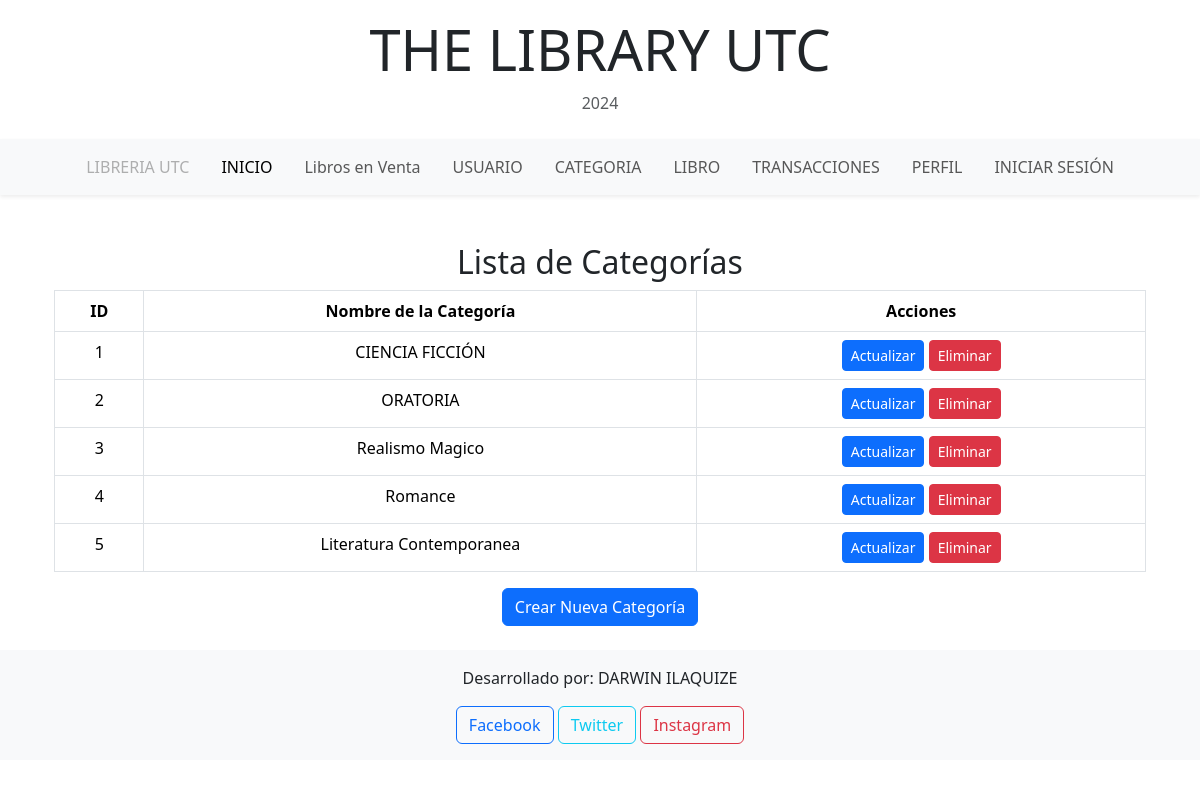
The page /Categoria/listarCategoria/ on the database its author committed.
### Aplicaciones/libros/models.py (models this page shows, shortened)
class Categoria(models.Model):
    nombre = models.CharField(max_length=50)

### Aplicaciones/libros/views.py (the view)
# urls.py: path('Categoria/listarCategoria/', views.listarCategoria, name='listarCategoria'),
def listarCategoria(request):
    categorias = Categoria.objects.all()
    return render(request, 'Categoria/listarCategoria.html', {'categorias': categorias})

### Aplicaciones/libros/templates/Categoria/listarCategoria.html
{% extends "plantilla.html" %}
{% block contenido %}
<div class="container mt-4">
    <h2 class="text-center">Lista de Categorías</h2>
    <table class="table table-bordered mx-auto">
        <thead>
            <tr>
                <th class="text-center"> ID </th>
                <th class="text-center">Nombre de la Categoría</th>
                <th class="text-center">Acciones</th>
            </tr>
        </thead>
        <tbody>
            {% for categoria in categorias %}
                <tr>
                    <td class="text-center">{{ forloop.counter }}</td>
                    <td class="text-center">{{ categoria.nombre }}</td>
                    <td class="text-center">
                        <a href="" class="btn btn-primary btn-sm">Actualizar</a>
                        <a href="{% url 'eliminarCategoria' categoria.id %}" class="btn btn-danger btn-sm">Eliminar</a>
                    </td>
                </tr>
            {% empty %}
                <tr>
                    <td colspan="2" class="text-center">No hay categorías registradas.</td>
                </tr>
            {% endfor %}
        </tbody>
    </table>
    <div class="text-center">
        <a href="{% url 'agregarCategoria' %}" class="btn btn-primary">Crear Nueva Categoría</a>
    </div>
</div>
{% endblock %}

### Aplicaciones/libros/static/css/estilo.css (style rules this page uses)
body { background: url('https://www.transparenttextures.com/patterns/old-map.png'); height: 100vh; background-size: cover; background-attachment: fixed; }

### rows shown on the page
Categoria: nombre "CIENCIA FICCIÓN"
Categoria: nombre "ORATORIA"
Categoria: nombre "Realismo Magico"
Categoria: nombre "Romance"
Categoria: nombre "Literatura Contemporanea"
